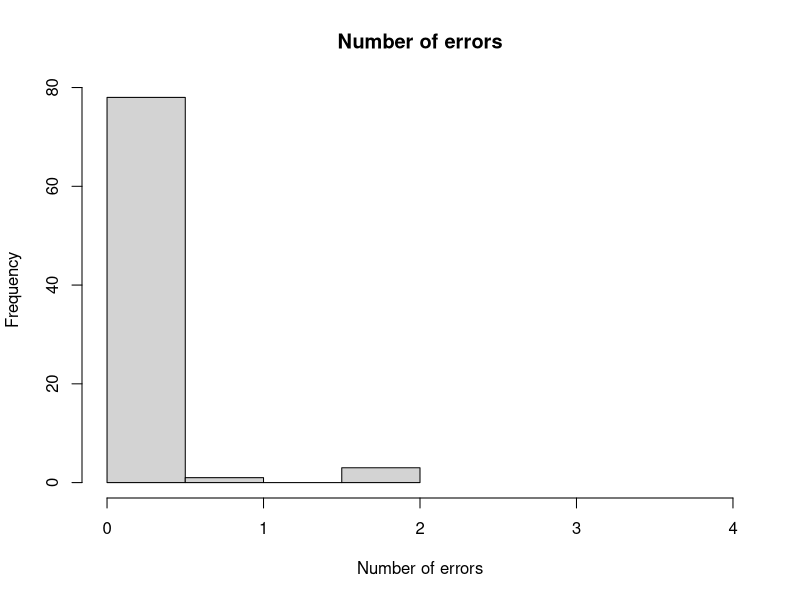
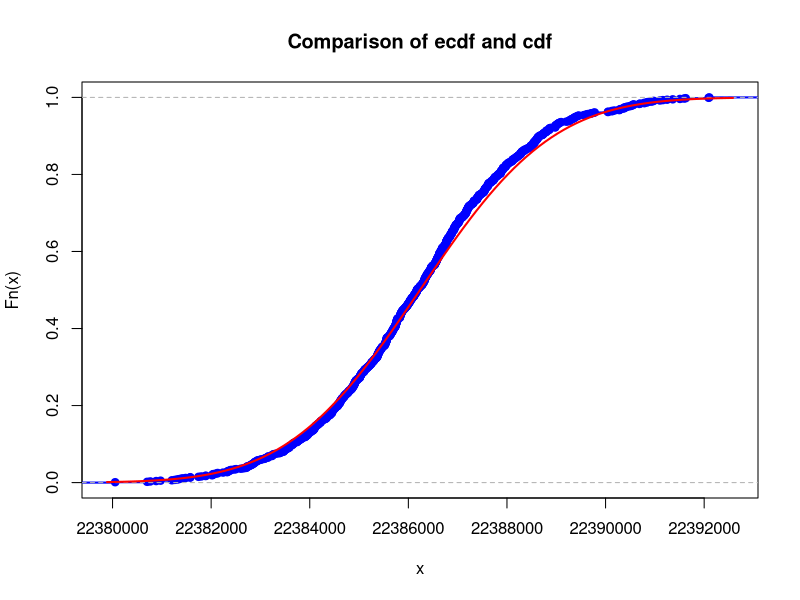
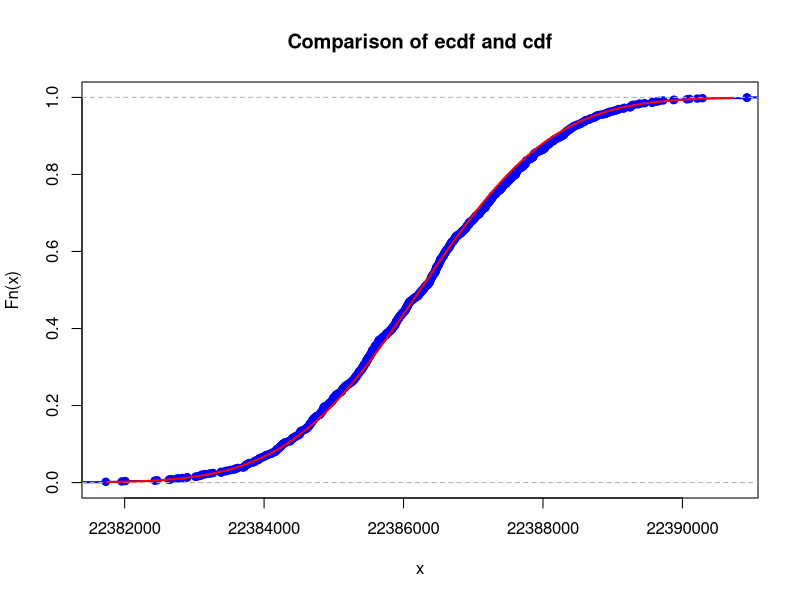
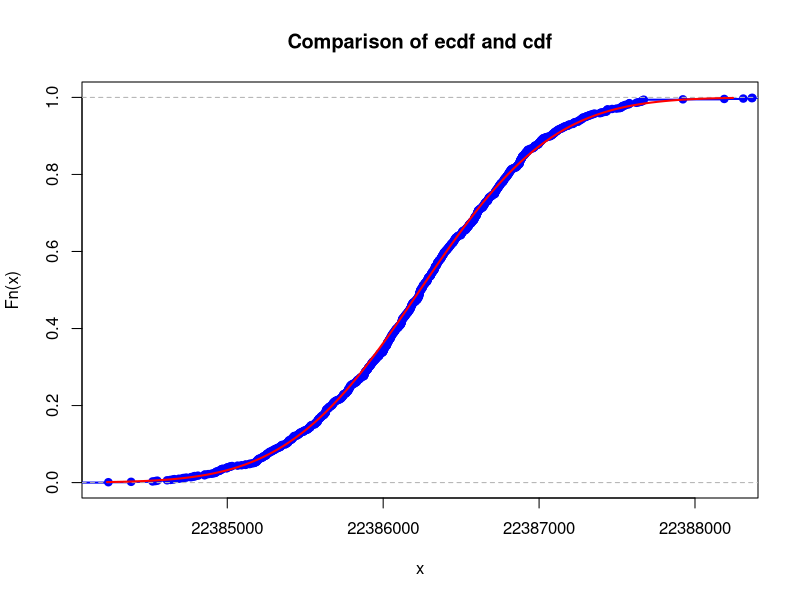
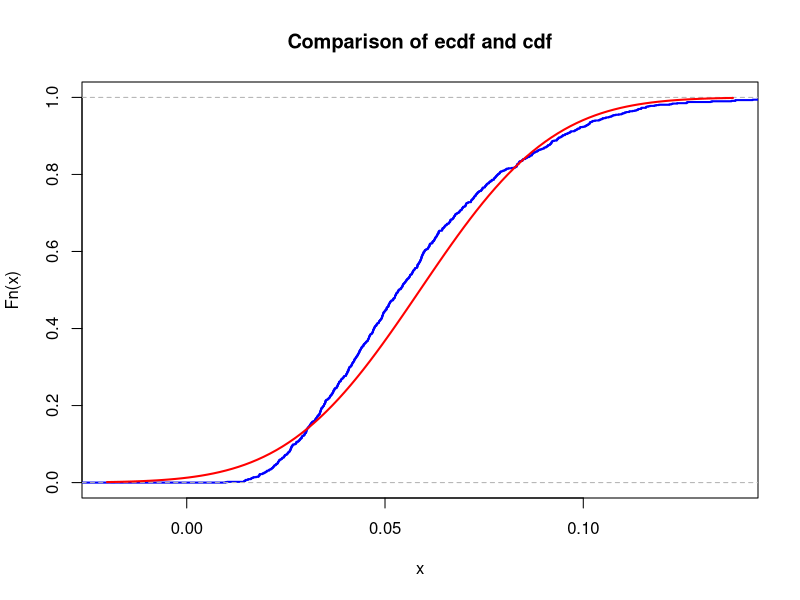
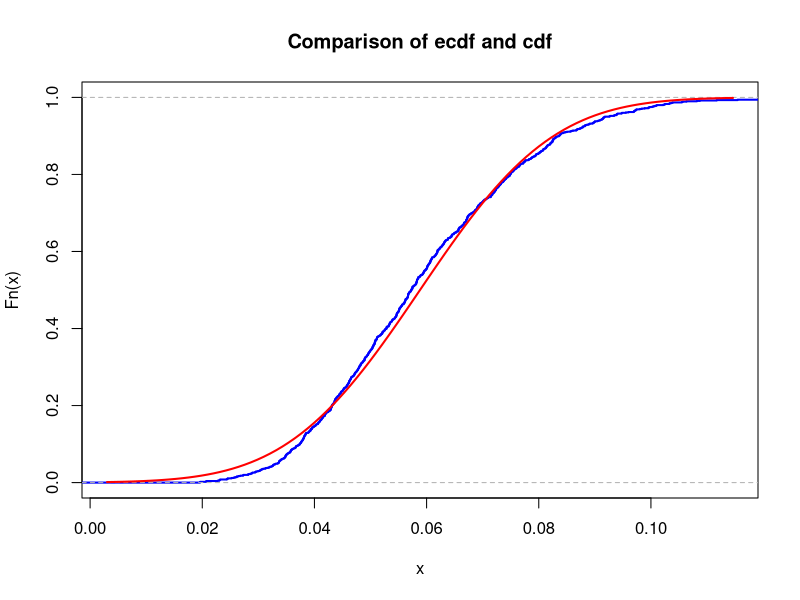
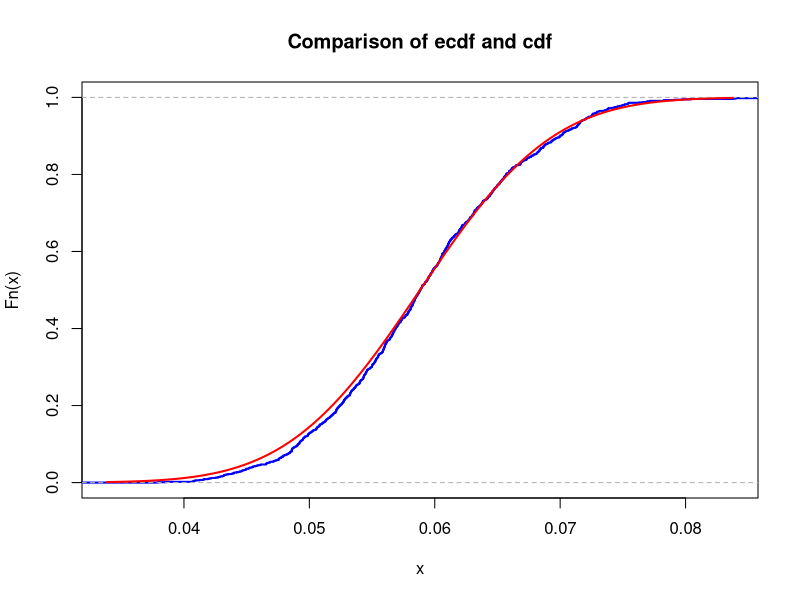

Recreate these plots in R, in order.
## ---- chunk 1
id <- 7

set.seed(id)
p <- id/100

G <- matrix(c(1, 1, 1, 0, 0, 0, 0,
              1, 0, 0, 1, 1, 0, 0,
              0, 1, 0, 1, 0, 1, 0,
              1, 1, 0, 1, 0, 0, 1), nrow = 4, byrow = TRUE)
H <- t(matrix(c(1, 0, 1, 0, 1, 0, 1,
		        0, 1, 1, 0, 0, 1, 1,
		        0, 0, 0, 1, 1, 1, 1), nrow = 3, byrow = TRUE))
## ---- chunk 2
message_generator <- function(N) {
  matrix(sample(c(0,1), 4*N, replace = TRUE), nrow = N)
}
## ---- chunk 3
erros_generator <- function (N, p) {
  matrix(sample(c(0,1), 7*N, replace = TRUE, prob = c(1-p, p)), nrow = N)
}

apply_errors <- function (codewords, errors) {
  (codewords + errors) %% 2
}
## ---- chunk 4

correct_messages <- function (recieved_messages, sample_size, H) {
    syndromes <- (recieved_messages %*% H) %% 2
    corrections_vector <- syndromes %*% c(1, 2, 4)

    corrected_messages <- recieved_messages

    for (i in 1:sample_size) {
      invalid_bit <- corrections_vector[i]
      if (invalid_bit != 0) {
        corrected_messages[i, invalid_bit] <- (corrected_messages[i, invalid_bit] + 1) %% 2
      }
    }

    return(corrected_messages)
}

decode_messages <- function (corrected_messages) {
    return(corrected_messages[, c(3, 5, 6, 7)])
}

calculate_error_rate <- function (corrected_messages, messages, sample_size) {
    number_of_errors <- 0
    decoded_messages <- decode_messages(corrected_messages)

    for (i in 1:sample_size) {
      if (sum(decoded_messages[i, ] != messages[i, ]) != 0) {
        number_of_errors <- number_of_errors + 1
      }
    }

  return(number_of_errors/sample_size)
}
## ---- chunk 5
generate_sampling_distribution <- function (iterations, sample_size, p) {
    sampling_distirbution <- c()

    for (i in 1:iterations) {
        messages <- message_generator(sample_size)
        codewords <- (messages %*% G) %% 2
        errors <- erros_generator(sample_size, p)

        recieved_messages <- apply_errors(codewords, errors)
        corrected_messages <- correct_messages(recieved_messages, sample_size, H)

        sampling_distirbution[i] <- calculate_error_rate(corrected_messages, messages, sample_size)
    }
    View(sampling_distirbution)
    return(sampling_distirbution)
}

sampling_distribution <- generate_sampling_distribution(1000, 100, p)
View(sampling_distribution)
## ---- chunk 6
calculate_confidence_interval <- function (sampling_distribution, confidence) {
    mean <- mean(sampling_distribution)

    standard_error <- sd(sampling_distribution)/sqrt(length(sampling_distribution))
    z <- qnorm((1 + confidence)/2)

    epsilon <- z*standard_error
    return(c(mean - epsilon, mean + epsilon))
}

calculate_confidence_interval(sampling_distribution, 0.95)
## ---- chunk 7
evaluate_N <- function (p, epsilon) {
    return (ceiling(p*(1-p)/(epsilon^2)))
}

evaluate_N(mean(sampling_distribution), 0.03)
## ---- chunk 8
generate_histogram <- function (sample_size, p) {
    messages <- message_generator(sample_size)
    codewords <- (messages %*% G) %% 2
    errors <- erros_generator(sample_size, p)

    recieved_messages <- apply_errors(codewords, errors)
    corrected_messages <- correct_messages(recieved_messages, sample_size, H)

    decoded_messages <- decode_messages(corrected_messages)

    number_of_errors <- c()

    for (i in 1:sample_size) {
      number_of_errors[i] <- sum(decoded_messages[i, ] != messages[i, ])
    }

    hist(number_of_errors, breaks = 4, xlim =c(0, 4), main = "Number of errors",
         xlab = "Number of errors", ylab = "Frequency")
}

generate_histogram(evaluate_N(mean(sampling_distribution), 0.03), p)
## ---- chunk 9
lambda <- log(2)/(30.1*365*24*3600)
N <- 7/137*6*(10^17)
mu <- N * lambda
K <- 1e3
n <- 5
sample_means <- colMeans(matrix(rpois(n*K, lambda = mu), nrow=n))
## ---- chunk 10
sigma <- (mu/n)^0.5
## ---- chunk 11
xlims <- c(mu-3*sigma,mu+3*sigma)
Fs <- ecdf(sample_means)
plot(Fs, 
     xlim = xlims, 
     ylim = c(0,1),
     col = "blue",
     lwd = 2,
     main = "Comparison of ecdf and cdf")
curve(pnorm(x, mean = mu, sd = sigma), col = "red", lwd = 2, add = TRUE)
## ---- chunk 12
max(abs(ecdf(sample_means)(xlims)-pnorm(xlims, mean = mean(sample_means), sd = sd(sample_means))))
## ---- chunk 13
plot_n <- function(n){
K <- 1e3
sample_means <- colMeans(matrix(rpois(n*K, lambda = mu), nrow=n))
mu <- mu
sigma <- (mu/n)^0.5
xlims <- c(mu-3*sigma,mu+3*sigma)
Fs <- ecdf(sample_means)
plot(Fs, 
     xlim = xlims, 
     ylim = c(0,1),
     col = "blue",
     lwd = 2,
     main = "Comparison of ecdf and cdf")
curve(pnorm(x, mean = mu, sd = sigma), col = "red", lwd = 2, add = TRUE)
max_difference<-max(abs(ecdf(sample_means)(xlims)-pnorm(xlims, mean = mean(sample_means), sd = sd(sample_means))))
print(max_difference)
}
plot_n(10)
plot_n(50)
## ---- chunk 14
lambda <-log(2)/(30.1*365*24*3600)
N <-7/137*6*(10^17)
mu <- N * lambda
bound <- 8*10^8
prob <- 0.95
N_max <- (1-prob)*bound/mu
print(N_max)
## ---- chunk 15
s<- -1
N_max <- exp(-s*bound)*exp(mu*(s-1))
print(N_max)
## ---- chunk 16
N_max <- 1
while (pnorm((bound*N-bound)/sqrt(bound)) <= 1-prob){
  N_max <- N_max + 1
}
print(N_max)
## ---- chunk 17
k <- 1e3
n <- 1
summ=sum(sample_means)
sum_k_times <- colSums(matrix(rexp(k*n, rate = mu), nrow = n))
mean(sum_k_times > bound)
## ---- chunk 18
nu1 <- 17  # change this!
K <- 1e3
n <- 5
sample_means <- colMeans(matrix(rexp(n*K, rate = nu1), nrow=n))
## ---- chunk 19
# mu <- mean(sample_means)       # change this!
# sigma <- sd(sample_means)    # change this!

mu <- 1 / nu1
sigma <- mu / sqrt(n)

## ---- chunk 20
xlims <- c(mu-3*sigma,mu+3*sigma)
Fs <- ecdf(sample_means)
plot(Fs, 
     xlim = xlims, 
     col = "blue",
     lwd = 2,
     main = "Comparison of ecdf and cdf")
curve(pnorm(x, mean = mu, sd = sigma), col = "red", lwd = 2, add = TRUE)
## ---- chunk 21
max(abs(ecdf(sample_means)(xlims)-pnorm(xlims, mean = mean(sample_means), sd = sd(sample_means))))
## ---- chunk 22
plot_n <- function(n){
nu1 <- 17 # change this!
K <- 1e3
sample_means <- colMeans(matrix(rexp(n*K, rate = nu1), nrow=n))
# mu <- mean(sample_means)
# sigma <- sd(sample_means)
mu <- 1 / nu1
sigma <- mu / sqrt(n)

xlims <- c(mu-3*sigma,mu+3*sigma)
Fs <- ecdf(sample_means)
plot(Fs,
     xlim = xlims,
     col = "blue",
     lwd = 2,
     main = "Comparison of ecdf and cdf")
curve(pnorm(x, mean = mu, sd = sigma), col = "red", lwd = 2, add = TRUE)

max_difference <- max(abs(ecdf(sample_means)(xlims)-pnorm(xlims, mean = mean(sample_means), sd = sd(sample_means))))
print(max_difference)
}

plot_n(10)
plot_n(50)
## ---- chunk 23
S <- sum(sample_means[1:100])
print(S)
## ---- chunk 24
n <- 100
prob <- 0.95

N <- n/(nu1*prob)
print(N)
## ---- chunk 25
N <- (n*prob + sqrt(n))/(prob*nu1)
print(N)
## ---- chunk 26
N <- 0
while (pnorm((nu1*N-n)/sqrt(n)) <= 0.05){
  N <- N + 1
}
N <- N - 1
print(N)
## ---- chunk 27
nu = N * nu1

sample_means <- matrix(rexp(n, rate = nu), nrow=n)
S <- sum(sample_means)
S
## ---- chunk 28
k <- 1e4
sum_k_times <- colSums(matrix(rexp(k*100, rate = nu), nrow = 100)) 
# sum_k_times
## ---- chunk 29
mean(sum_k_times >= 1)
